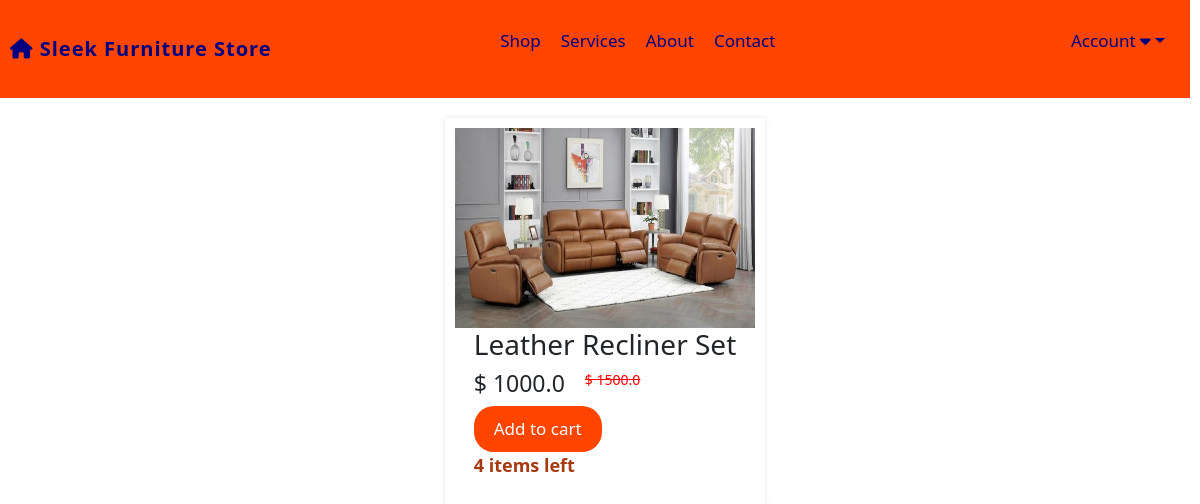
The app's page /product/2, older data.
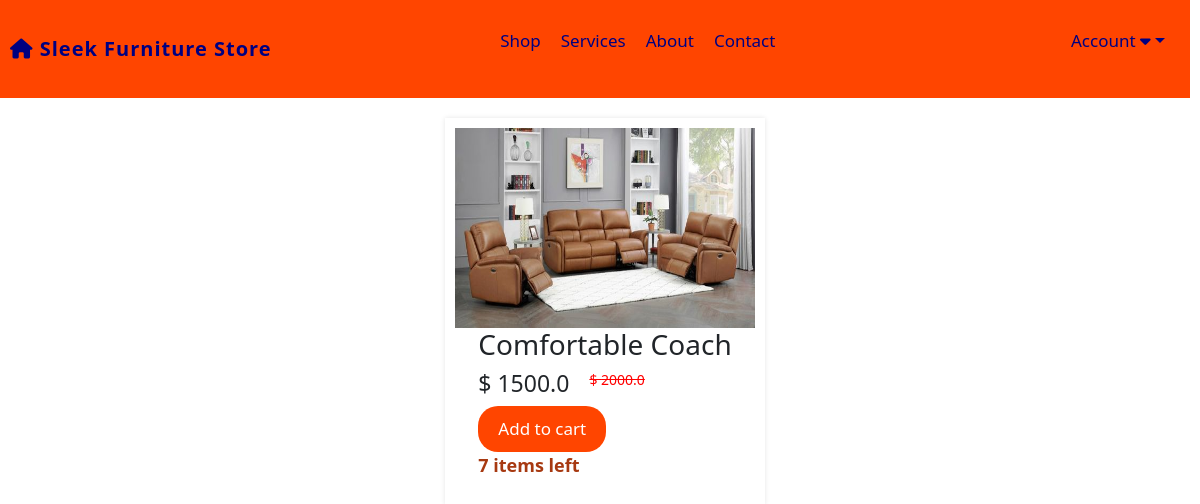
The same page, newer data.
### website/models.py (models this page shows, shortened)
class Product(db.Model):
    id = db.Column(db.Integer, primary_key=True)
    product_name = db.Column(db.String(100), nullable=False)
    current_price = db.Column(db.Float, nullable=False)
    previous_price = db.Column(db.Float, nullable=False)
    in_stock = db.Column(db.Integer, nullable=False)
    product_picture = db.Column(db.String(1000), nullable=False)
    flash_sale = db.Column(db.Boolean, default=False)
    date_added = db.Column(db.DateTime(), default=datetime.utcnow)
    carts = db.relationship('Cart', backref='product', cascade='all, delete-orphan')
    orders = db.relationship('Order', backref='product', cascade='all, delete-orphan')

### website/views.py (the view)
@views.route('/product/<int:item_id>', methods=['GET'])
def product(item_id):
    item = Product.query.get(item_id)
    return render_template('product.html', item=item, cart=Cart.query.filter_by(customer_link=current_user.id).all()
                           if current_user.is_authenticated else [])

### website/templates/product.html (shortened to what this page needs)
{% extends 'base.html' %}
{% block content %}
<div class="homediv-container">
    <div class="home-products">
        <div class="product">
            <img class="displayimg" src="/media/leatherrecliner.jpg" alt="">
            <div class="product-details">
                <h3>{{ item.product_name }}</h3>
                <div class="price">
                    <h5>$ {{ item.current_price }}</h5>
                    <strike><p>$ {{ item.previous_price }}</p></strike>
                </div>
                <div class="actions">
                    <button><a href="/add-to-cart/{{ item.id }}">Add to cart</a></button>
                    <p style="color: rgb(167, 57, 17); font-weight: 600; font-size: 18px;">{{ item.in_stock }} items left</p>
                </div>
            </div>
        </div>
    </div>
</div>
{% endblock %}

Row changes from the older to the newer data that the page shows:
changed Product: product_name "Leather Recliner Set" → "Comfortable Coach"; current_price "1000.0" → "1500.0"; previous_price "1500.0" → "2000.0"; in_stock "4" → "7"
